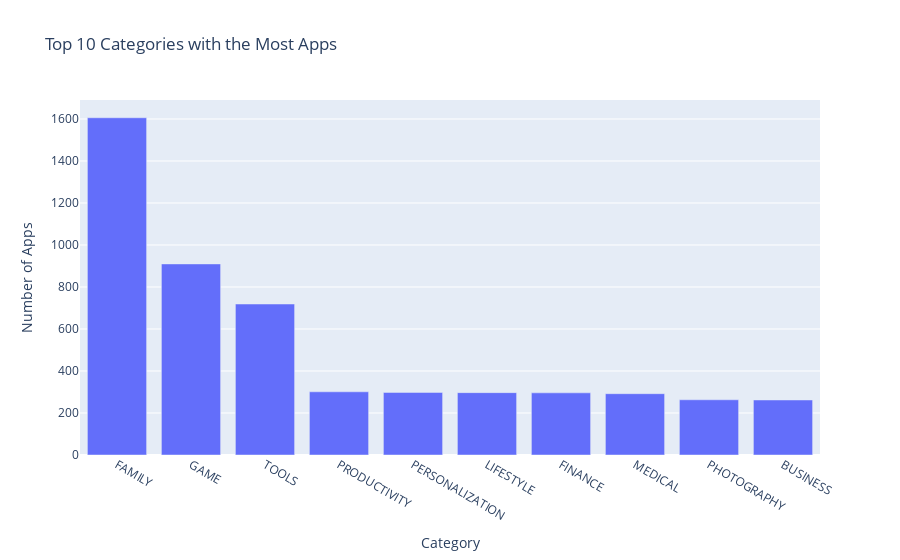

Notebook code for this chart:
### Markdown cell above
### Vertical Bar Chart - Highest Competition (Number of Apps)

### Code cell
bar = px.bar(x=top_10_category.index, y=top_10_category.values, title="Top 10 Categories with the Most Apps")
bar.update_layout(
    yaxis_title="Number of Apps",
    xaxis_title="Category"
)
bar.show()

### Figure 1 — Plotly figure (JSON) as saved in the notebook; plotly's stock layout.template omitted (floating-point values rounded to 4 significant figures)
{"data": [{"alignmentgroup": "True", "hovertemplate": "x=%{x}<br>y=%{y}<extra></extra>", "legendgroup": "", "marker": {"color": "#636efa"}, "name": "", "offsetgroup": "", "orientation": "v", "showlegend": false, "textposition": "auto", "type": "bar", "x": ["FAMILY", "GAME", "TOOLS", "PRODUCTIVITY", "PERSONALIZATION", "LIFESTYLE", "FINANCE", "MEDICAL", "PHOTOGRAPHY", "BUSINESS"], "xaxis": "x", "y": [1606, 910, 719, 301, 298, 297, 296, 292, 263, 262], "yaxis": "y"}], "layout": {"barmode": "relative", "legend": {"tracegroupgap": 0}, "title": {"text": "Top 10 Categories with the Most Apps"}, "xaxis": {"anchor": "y", "domain": [0, 1], "title": {"text": "Category"}}, "yaxis": {"anchor": "x", "domain": [0, 1], "title": {"text": "Number of Apps"}}}}
